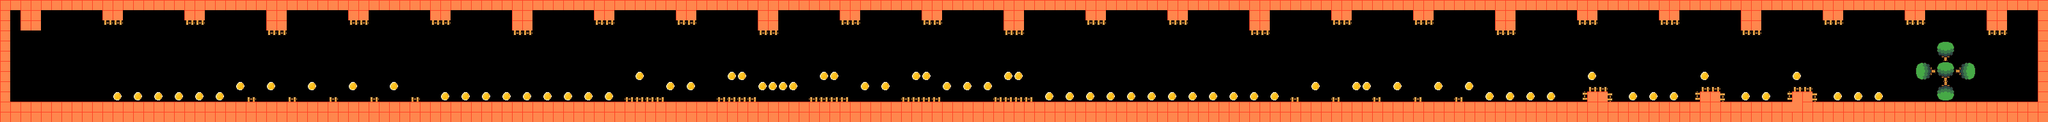

Rendered tile map (Tiled .tmx) drawn with the repository's tilesets; below, a short description and the map source with its tile grids summarised:
An orthogonal 200x12 tile map with 16x16 px tiles, 5 tile layers (Tile Layer 1, grid, item, win, ...).

<map version="1.9" tiledversion="1.9.2" orientation="orthogonal" renderorder="right-down" width="200" height="12" tilewidth="16" tileheight="16" infinite="0" nextlayerid="6" nextobjectid="1">
 <tileset firstgid="1" source="tile2.tsx" />
 <layer id="1" name="Tile Layer 1" width="200" height="12">
  <data>[2400 cells, 692 non-empty, 1 distinct tile ids]</data>
 </layer>
 <layer id="5" name="grid" width="200" height="12">
  <data>[2400 cells, 692 non-empty, 1 distinct tile ids]</data>
 </layer>
 <layer id="2" name="item" width="200" height="12">
  <data>[2400 cells, 73 non-empty, 1 distinct tile ids]</data>
 </layer>
 <layer id="4" name="win" width="200" height="12">
  <data>[2400 cells, 20 non-empty, 4 distinct tile ids]</data>
 </layer>
 <layer id="3" name="car" width="200" height="12">
  <data>[2400 cells, 91 non-empty, 2 distinct tile ids]</data>
 </layer>
</map>